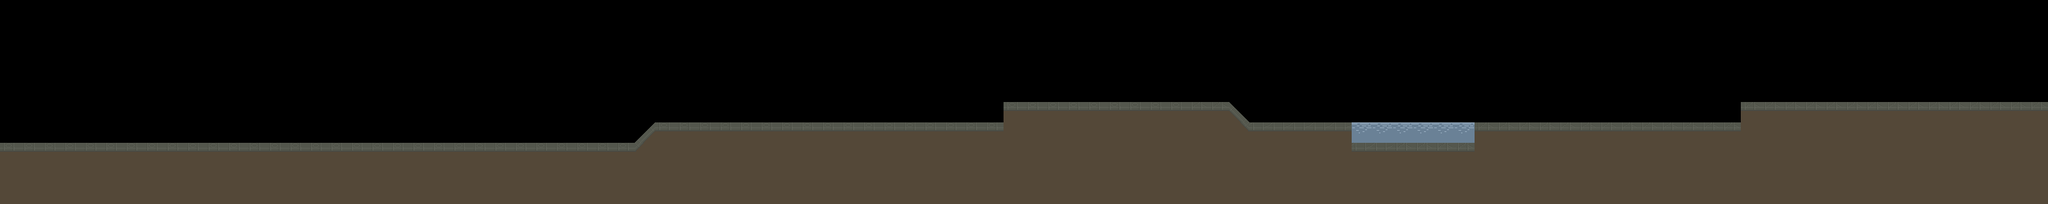

A 2D game scene composited from a Tiled map and its tileset images. What follows is a short description and the map's XML, with every tile layer's data as written:
An orthogonal 100x10 tile map with 32x32 px tiles, 2 tile layers (Ground, Water).

<map version="1.0" tiledversion="1.0.3" orientation="orthogonal" renderorder="right-down" width="100" height="10" tilewidth="32" tileheight="32" nextobjectid="1">
 <tileset firstgid="1" source="terrain.tsx" />
 <layer name="Ground" width="100" height="10">
  <data encoding="csv">
0,0,0,0,0,0,0,0,0,0,0,0,0,0,0,0,0,0,0,0,0,0,0,0,0,0,0,0,0,0,0,0,0,0,0,0,0,0,0,0,0,0,0,0,0,0,0,0,0,0,0,0,0,0,0,0,0,0,0,0,0,0,0,0,0,0,0,0,0,0,0,0,0,0,0,0,0,0,0,0,0,0,0,0,0,0,0,0,0,0,0,0,0,0,0,0,0,0,0,0,
0,0,0,0,0,0,0,0,0,0,0,0,0,0,0,0,0,0,0,0,0,0,0,0,0,0,0,0,0,0,0,0,0,0,0,0,0,0,0,0,0,0,0,0,0,0,0,0,0,0,0,0,0,0,0,0,0,0,0,0,0,0,0,0,0,0,0,0,0,0,0,0,0,0,0,0,0,0,0,0,0,0,0,0,0,0,0,0,0,0,0,0,0,0,0,0,0,0,0,0,
0,0,0,0,0,0,0,0,0,0,0,0,0,0,0,0,0,0,0,0,0,0,0,0,0,0,0,0,0,0,0,0,0,0,0,0,0,0,0,0,0,0,0,0,0,0,0,0,0,0,0,0,0,0,0,0,0,0,0,0,0,0,0,0,0,0,0,0,0,0,0,0,0,0,0,0,0,0,0,0,0,0,0,0,0,0,0,0,0,0,0,0,0,0,0,0,0,0,0,0,
0,0,0,0,0,0,0,0,0,0,0,0,0,0,0,0,0,0,0,0,0,0,0,0,0,0,0,0,0,0,0,0,0,0,0,0,0,0,0,0,0,0,0,0,0,0,0,0,0,0,0,0,0,0,0,0,0,0,0,0,0,0,0,0,0,0,0,0,0,0,0,0,0,0,0,0,0,0,0,0,0,0,0,0,0,0,0,0,0,0,0,0,0,0,0,0,0,0,0,0,
0,0,0,0,0,0,0,0,0,0,0,0,0,0,0,0,0,0,0,0,0,0,0,0,0,0,0,0,0,0,0,0,0,0,0,0,0,0,0,0,0,0,0,0,0,0,0,0,0,0,0,0,0,0,0,0,0,0,0,0,0,0,0,0,0,0,0,0,0,0,0,0,0,0,0,0,0,0,0,0,0,0,0,0,0,0,0,0,0,0,0,0,0,0,0,0,0,0,0,0,
0,0,0,0,0,0,0,0,0,0,0,0,0,0,0,0,0,0,0,0,0,0,0,0,0,0,0,0,0,0,0,0,0,0,0,0,0,0,0,0,0,0,0,0,0,0,0,0,0,2,2,2,2,2,2,2,2,2,3,3,8,0,0,0,0,0,0,0,0,0,0,0,0,0,0,0,0,0,0,0,0,0,0,0,0,3,3,3,3,3,3,3,3,3,3,3,3,3,3,3,
0,0,0,0,0,0,0,0,0,0,0,0,0,0,0,0,0,0,0,0,0,0,0,0,0,0,0,0,0,0,0,7,2,2,2,2,2,2,2,2,2,2,2,2,2,2,2,2,2,1,1,1,1,1,1,1,1,1,1,1,6,4,4,4,4,4,0,0,0,0,0,0,3,3,3,3,3,3,3,3,3,3,3,3,3,1,1,1,1,1,1,1,1,1,1,1,1,1,1,1,
2,2,2,2,2,2,2,2,2,2,2,2,2,2,2,2,2,2,2,2,2,2,2,2,2,2,2,2,2,2,2,5,1,1,1,1,1,1,1,1,1,1,1,1,1,1,1,1,1,1,1,1,1,1,1,1,1,1,1,1,1,1,1,1,1,1,4,4,3,3,3,3,1,1,1,1,1,1,1,1,1,1,1,1,1,1,1,1,1,1,1,1,1,1,1,1,1,1,1,1,
1,1,1,1,1,1,1,1,1,1,1,1,1,1,1,1,1,1,1,1,1,1,1,1,1,1,1,1,1,1,1,1,1,1,1,1,1,1,1,1,1,1,1,1,1,1,1,1,1,1,1,1,1,1,1,1,1,1,1,1,1,1,1,1,1,1,1,1,1,1,1,1,1,1,1,1,1,1,1,1,1,1,1,1,1,1,1,1,1,1,1,1,1,1,1,1,1,1,1,1,
1,1,1,1,1,1,1,1,1,1,1,1,1,1,1,1,1,1,1,1,1,1,1,1,1,1,1,1,1,1,1,1,1,1,1,1,1,1,1,1,1,1,1,1,1,1,1,1,1,1,1,1,1,1,1,1,1,1,1,1,1,1,1,1,1,1,1,1,1,1,1,1,1,1,1,1,1,1,1,1,1,1,1,1,1,1,1,1,1,1,1,1,1,1,1,1,1,1,1,1
</data>
 </layer>
 <layer name="Water" width="100" height="10">
  <data encoding="csv">
0,0,0,0,0,0,0,0,0,0,0,0,0,0,0,0,0,0,0,0,0,0,0,0,0,0,0,0,0,0,0,0,0,0,0,0,0,0,0,0,0,0,0,0,0,0,0,0,0,0,0,0,0,0,0,0,0,0,0,0,0,0,0,0,0,0,0,0,0,0,0,0,0,0,0,0,0,0,0,0,0,0,0,0,0,0,0,0,0,0,0,0,0,0,0,0,0,0,0,0,
0,0,0,0,0,0,0,0,0,0,0,0,0,0,0,0,0,0,0,0,0,0,0,0,0,0,0,0,0,0,0,0,0,0,0,0,0,0,0,0,0,0,0,0,0,0,0,0,0,0,0,0,0,0,0,0,0,0,0,0,0,0,0,0,0,0,0,0,0,0,0,0,0,0,0,0,0,0,0,0,0,0,0,0,0,0,0,0,0,0,0,0,0,0,0,0,0,0,0,0,
0,0,0,0,0,0,0,0,0,0,0,0,0,0,0,0,0,0,0,0,0,0,0,0,0,0,0,0,0,0,0,0,0,0,0,0,0,0,0,0,0,0,0,0,0,0,0,0,0,0,0,0,0,0,0,0,0,0,0,0,0,0,0,0,0,0,0,0,0,0,0,0,0,0,0,0,0,0,0,0,0,0,0,0,0,0,0,0,0,0,0,0,0,0,0,0,0,0,0,0,
0,0,0,0,0,0,0,0,0,0,0,0,0,0,0,0,0,0,0,0,0,0,0,0,0,0,0,0,0,0,0,0,0,0,0,0,0,0,0,0,0,0,0,0,0,0,0,0,0,0,0,0,0,0,0,0,0,0,0,0,0,0,0,0,0,0,0,0,0,0,0,0,0,0,0,0,0,0,0,0,0,0,0,0,0,0,0,0,0,0,0,0,0,0,0,0,0,0,0,0,
0,0,0,0,0,0,0,0,0,0,0,0,0,0,0,0,0,0,0,0,0,0,0,0,0,0,0,0,0,0,0,0,0,0,0,0,0,0,0,0,0,0,0,0,0,0,0,0,0,0,0,0,0,0,0,0,0,0,0,0,0,0,0,0,0,0,0,0,0,0,0,0,0,0,0,0,0,0,0,0,0,0,0,0,0,0,0,0,0,0,0,0,0,0,0,0,0,0,0,0,
0,0,0,0,0,0,0,0,0,0,0,0,0,0,0,0,0,0,0,0,0,0,0,0,0,0,0,0,0,0,0,0,0,0,0,0,0,0,0,0,0,0,0,0,0,0,0,0,0,0,0,0,0,0,0,0,0,0,0,0,0,0,0,0,0,0,0,0,0,0,0,0,0,0,0,0,0,0,0,0,0,0,0,0,0,0,0,0,0,0,0,0,0,0,0,0,0,0,0,0,
0,0,0,0,0,0,0,0,0,0,0,0,0,0,0,0,0,0,0,0,0,0,0,0,0,0,0,0,0,0,0,0,0,0,0,0,0,0,0,0,0,0,0,0,0,0,0,0,0,0,0,0,0,0,0,0,0,0,0,0,0,0,0,0,0,0,9,9,9,9,9,9,0,0,0,0,0,0,0,0,0,0,0,0,0,0,0,0,0,0,0,0,0,0,0,0,0,0,0,0,
0,0,0,0,0,0,0,0,0,0,0,0,0,0,0,0,0,0,0,0,0,0,0,0,0,0,0,0,0,0,0,0,0,0,0,0,0,0,0,0,0,0,0,0,0,0,0,0,0,0,0,0,0,0,0,0,0,0,0,0,0,0,0,0,0,0,0,0,0,0,0,0,0,0,0,0,0,0,0,0,0,0,0,0,0,0,0,0,0,0,0,0,0,0,0,0,0,0,0,0,
0,0,0,0,0,0,0,0,0,0,0,0,0,0,0,0,0,0,0,0,0,0,0,0,0,0,0,0,0,0,0,0,0,0,0,0,0,0,0,0,0,0,0,0,0,0,0,0,0,0,0,0,0,0,0,0,0,0,0,0,0,0,0,0,0,0,0,0,0,0,0,0,0,0,0,0,0,0,0,0,0,0,0,0,0,0,0,0,0,0,0,0,0,0,0,0,0,0,0,0,
0,0,0,0,0,0,0,0,0,0,0,0,0,0,0,0,0,0,0,0,0,0,0,0,0,0,0,0,0,0,0,0,0,0,0,0,0,0,0,0,0,0,0,0,0,0,0,0,0,0,0,0,0,0,0,0,0,0,0,0,0,0,0,0,0,0,0,0,0,0,0,0,0,0,0,0,0,0,0,0,0,0,0,0,0,0,0,0,0,0,0,0,0,0,0,0,0,0,0,0
</data>
 </layer>
</map>
